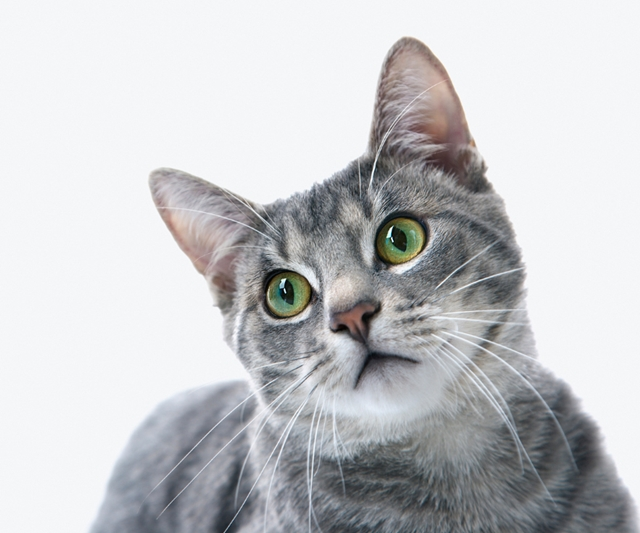
#> input picture OpenCV/code/chap08/image/1.jpg, 640 x 533 px, found by its file name
$ python 10.py
#> lines starting #> are read from the running program, lines starting #| are printed output that depends on the picture
import numpy as np, cv2

def contain(p, shape):
    return 0 <= p[0] < shape[0] and 0 <= p[1] < shape[1]

def translate(img, pt):
    dst = np.zeros(img.shape, img.dtype)
    for i in range(img.shape[0]):
        for j in range(img.shape[1]):
            x, y = np.subtract((j, i), pt)
            if contain((y, x), img.shape):
                dst[i, j] = img[y, x]
    return dst

image = cv2.imread("c:/computervision/chap08/image/1.jpg")
#> image is the input picture: shape (533, 640, 3); mean B, G, R 201, 198.6, 197.7

dst1 = translate(image, (50, 60))
#> after the loop in translate, `for i in range(img.shape[0]):`:
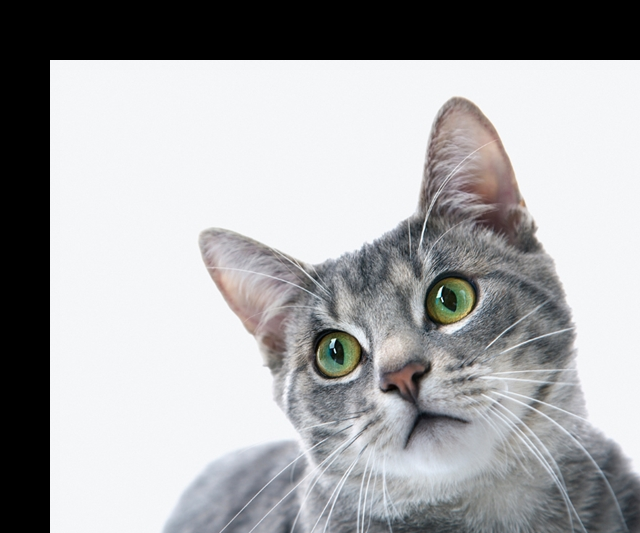
#> dst: shape (533, 640, 3); mean B, G, R 167.9, 166.3, 165.9

M = np.float64([[1, 0, 50], [0, 1, 60]])
dst2 = cv2.warpAffine(image, M, (image.shape[1], image.shape[0]))

cv2.imshow('1', dst1)
cv2.imshow('2', dst2)
cv2.waitKey()
